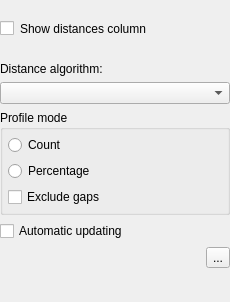
<?xml version="1.0" encoding="UTF-8"?>
<ui version="4.0">
 <class>MSADistanceColumnSettingsForm</class>
 <widget class="QWidget" name="MSADistanceColumnSettingsForm">
  <property name="enabled">
   <bool>true</bool>
  </property>
  <property name="geometry">
   <rect>
    <x>0</x>
    <y>0</y>
    <width>230</width>
    <height>302</height>
   </rect>
  </property>
  <property name="sizePolicy">
   <sizepolicy hsizetype="Minimum" vsizetype="Minimum">
    <horstretch>0</horstretch>
    <verstretch>0</verstretch>
   </sizepolicy>
  </property>
  <property name="windowTitle">
   <string>Form</string>
  </property>
  <layout class="QVBoxLayout" name="verticalLayout">
   <property name="leftMargin">
    <number>0</number>
   </property>
   <property name="topMargin">
    <number>0</number>
   </property>
   <property name="rightMargin">
    <number>0</number>
   </property>
   <property name="bottomMargin">
    <number>9</number>
   </property>
   <item>
    <widget class="QWidget" name="distnanceColumnSettingsWidget" native="true">
     <property name="sizePolicy">
      <sizepolicy hsizetype="Preferred" vsizetype="Preferred">
       <horstretch>0</horstretch>
       <verstretch>0</verstretch>
      </sizepolicy>
     </property>
     <layout class="QVBoxLayout" name="verticalLayout_7">
      <property name="leftMargin">
       <number>0</number>
      </property>
      <property name="topMargin">
       <number>5</number>
      </property>
      <property name="rightMargin">
       <number>0</number>
      </property>
      <property name="bottomMargin">
       <number>5</number>
      </property>
      <item>
       <layout class="QHBoxLayout" name="horizontalLayout_4">
        <item>
         <widget class="QCheckBox" name="showDistancesColumnCheck">
          <property name="sizePolicy">
           <sizepolicy hsizetype="Maximum" vsizetype="Fixed">
            <horstretch>0</horstretch>
            <verstretch>0</verstretch>
           </sizepolicy>
          </property>
          <property name="text">
           <string/>
          </property>
         </widget>
        </item>
        <item>
         <widget class="QLabel" name="showDistancesColumnCheckLabel">
          <property name="text">
           <string>Show distances column</string>
          </property>
          <property name="wordWrap">
           <bool>true</bool>
          </property>
         </widget>
        </item>
       </layout>
      </item>
      <item>
       <widget class="QWidget" name="optionsWidget" native="true">
        <layout class="QVBoxLayout" name="verticalLayout_3">
         <property name="leftMargin">
          <number>0</number>
         </property>
         <property name="topMargin">
          <number>4</number>
         </property>
         <property name="rightMargin">
          <number>0</number>
         </property>
         <property name="bottomMargin">
          <number>0</number>
         </property>
         <item>
          <widget class="QLabel" name="algoLabel">
           <property name="text">
            <string>Distance algorithm:</string>
           </property>
          </widget>
         </item>
         <item>
          <widget class="QComboBox" name="algoComboBox"/>
         </item>
         <item>
          <widget class="QGroupBox" name="profileGroup">
           <property name="title">
            <string>Profile mode</string>
           </property>
           <layout class="QVBoxLayout" name="verticalLayout_2">
            <property name="leftMargin">
             <number>5</number>
            </property>
            <property name="topMargin">
             <number>5</number>
            </property>
            <property name="rightMargin">
             <number>5</number>
            </property>
            <property name="bottomMargin">
             <number>5</number>
            </property>
            <item>
             <widget class="QRadioButton" name="countsButton">
              <property name="text">
               <string>Count</string>
              </property>
             </widget>
            </item>
            <item>
             <widget class="QRadioButton" name="percentsButton">
              <property name="text">
               <string>Percentage</string>
              </property>
             </widget>
            </item>
            <item>
             <widget class="QCheckBox" name="excludeGapsCheckBox">
              <property name="text">
               <string>Exclude gaps</string>
              </property>
             </widget>
            </item>
           </layout>
          </widget>
         </item>
         <item>
          <widget class="QCheckBox" name="autoUpdateCheck">
           <property name="text">
            <string>Automatic updating</string>
           </property>
          </widget>
         </item>
         <item>
          <layout class="QHBoxLayout" name="horizontalLayout">
           <item>
            <widget class="QLabel" name="dataState">
             <property name="sizePolicy">
              <sizepolicy hsizetype="MinimumExpanding" vsizetype="Preferred">
               <horstretch>0</horstretch>
               <verstretch>0</verstretch>
              </sizepolicy>
             </property>
             <property name="text">
              <string>&lt;dataState&gt;</string>
             </property>
            </widget>
           </item>
           <item>
            <widget class="QToolButton" name="updateButton">
             <property name="toolTip">
              <string>Refresh distances</string>
             </property>
             <property name="text">
              <string>...</string>
             </property>
             <property name="icon">
              <iconset resource="../../../../U2Gui/U2Gui.qrc">
               <normaloff>:/core/images/refresh.png</normaloff>:/core/images/refresh.png</iconset>
             </property>
            </widget>
           </item>
          </layout>
         </item>
         <item>
          <widget class="QLabel" name="refSeqWarning">
           <property name="sizePolicy">
            <sizepolicy hsizetype="Ignored" vsizetype="Preferred">
             <horstretch>0</horstretch>
             <verstretch>0</verstretch>
            </sizepolicy>
           </property>
           <property name="text">
            <string>&lt;hint&gt;</string>
           </property>
          </widget>
         </item>
        </layout>
       </widget>
      </item>
     </layout>
    </widget>
   </item>
  </layout>
 </widget>
 <resources>
  <include location="../../../../U2Gui/U2Gui.qrc"/>
 </resources>
 <connections/>
</ui>
